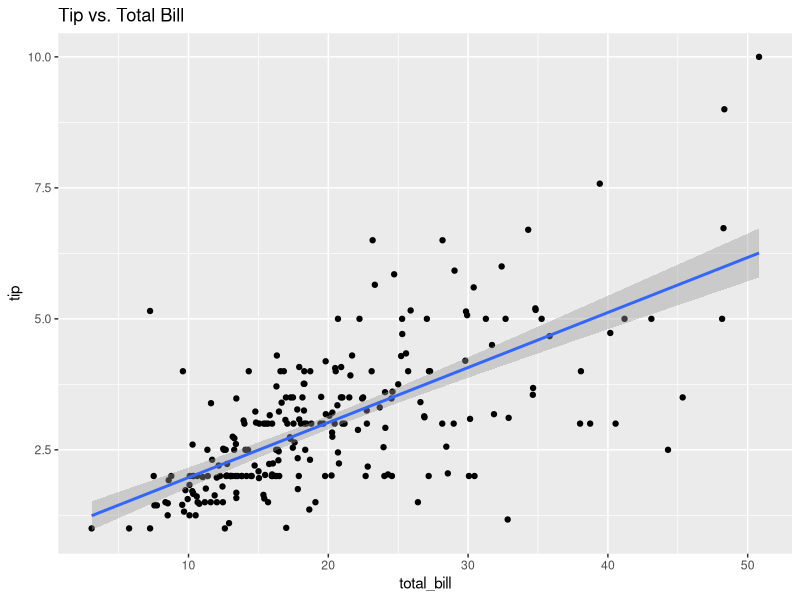
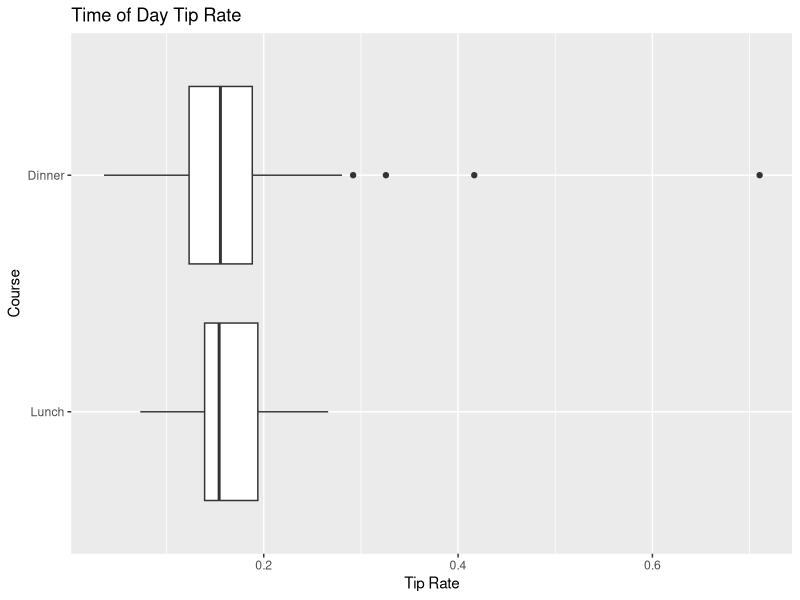
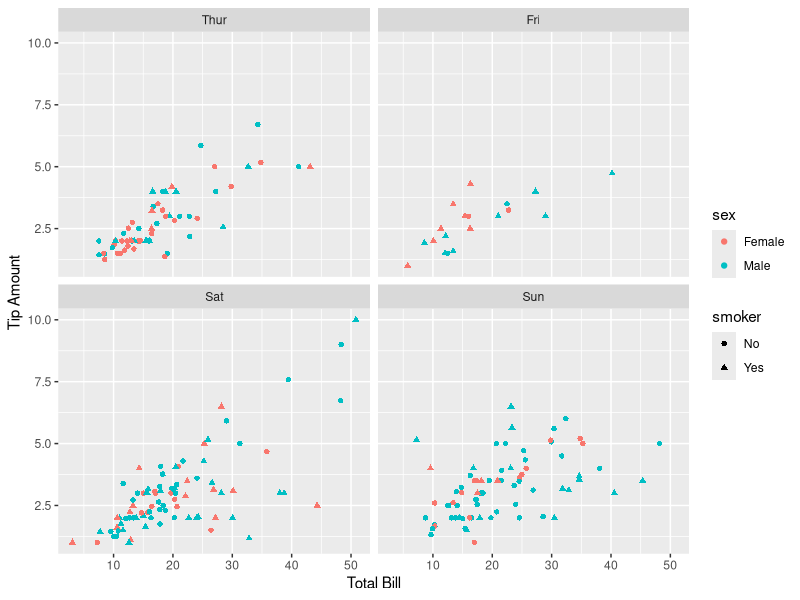

Reproduce these figures in R, in order.
## ---- chunk 1
knitr::opts_chunk$set(echo = TRUE)
## ---- chunk 2
library("ggplot2")
data(tips, package="reshape2")  #Loading data
tips

numParty <- nrow(tips)
numParty


## ---- chunk 3
str(tips)
## ---- chunk 4



tips$day <- factor(tips[,"day"], levels = c("Thur","Fri","Sat","Sun"))

ordered_dayz <- order(tips$day)
day <- tips[ordered_dayz, 5]
day

## ---- chunk 5
female5 <- tips[tips$sex == 'Female' & tips$size >= 5,]
female5

## ---- chunk 6
ggplot(tips, aes(x = total_bill, y = tip)) + geom_point() + ggtitle("Tip vs. Total Bill") + geom_smooth(method='lm',formula=y~x)
## ---- chunk 7

tips$tiprate <- tips$tip / tips$total_bill
mean(tips$tiprate)

## ---- chunk 8
tips$time <- factor(tips$time, levels = c("Lunch", "Dinner"))
order_time <- tips[order(tips$time),]



ggplot(order_time,  aes(x=time, y=tiprate)) + geom_boxplot() + labs(x = "Course", y = "Tip Rate") + coord_flip() + ggtitle("Time of Day Tip Rate") 




## ---- chunk 9

ggplot(tips, aes(x=total_bill, y=tip, shape=smoker, color=sex)) + geom_point() + facet_wrap(~day) + xlab('Total Bill') + ylab('Tip Amount')

